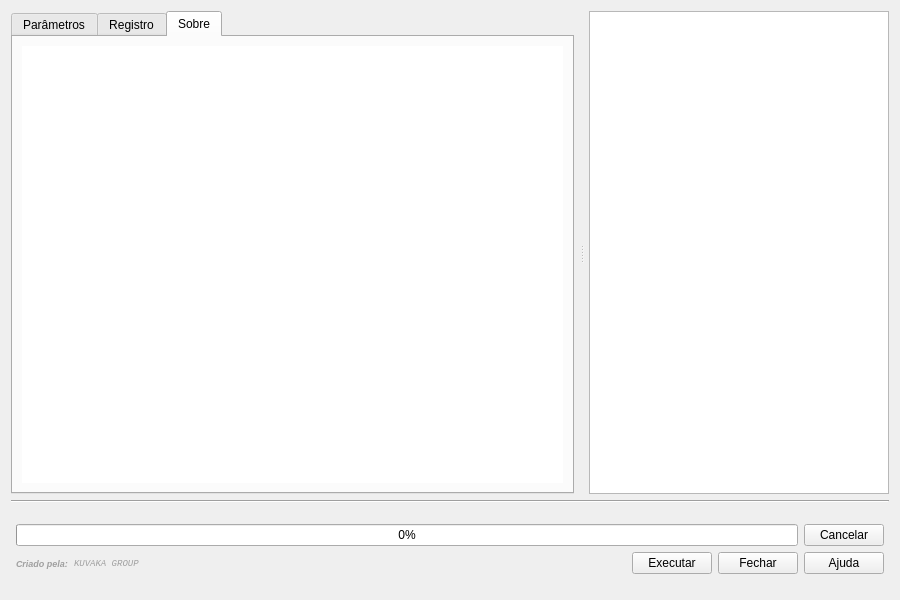
<?xml version="1.0" encoding="UTF-8"?>
<ui version="4.0">
 <class>apto_urbDialogBase</class>
 <widget class="QDialog" name="apto_urbDialogBase">
  <property name="geometry">
   <rect>
    <x>0</x>
    <y>0</y>
    <width>900</width>
    <height>600</height>
   </rect>
  </property>
  <property name="sizePolicy">
   <sizepolicy hsizetype="Preferred" vsizetype="Preferred">
    <horstretch>0</horstretch>
    <verstretch>0</verstretch>
   </sizepolicy>
  </property>
  <property name="windowTitle">
   <string>AptoUrb</string>
  </property>
  <layout class="QVBoxLayout" name="verticalLayout">
   <item>
    <widget class="QgsCollapsibleSplitter" name="splitter">
     <property name="mouseTracking">
      <bool>false</bool>
     </property>
     <property name="tabletTracking">
      <bool>false</bool>
     </property>
     <property name="lineWidth">
      <number>1</number>
     </property>
     <property name="midLineWidth">
      <number>0</number>
     </property>
     <property name="orientation">
      <enum>Qt::Horizontal</enum>
     </property>
     <property name="handleWidth">
      <number>15</number>
     </property>
     <widget class="QTabWidget" name="tabWidget">
      <property name="enabled">
       <bool>true</bool>
      </property>
      <property name="sizePolicy">
       <sizepolicy hsizetype="Expanding" vsizetype="Expanding">
        <horstretch>0</horstretch>
        <verstretch>0</verstretch>
       </sizepolicy>
      </property>
      <property name="maximumSize">
       <size>
        <width>16777215</width>
        <height>16777215</height>
       </size>
      </property>
      <property name="autoFillBackground">
       <bool>false</bool>
      </property>
      <property name="currentIndex">
       <number>2</number>
      </property>
      <widget class="QWidget" name="tabParam">
       <property name="enabled">
        <bool>true</bool>
       </property>
       <attribute name="title">
        <string>Parâmetros</string>
       </attribute>
       <layout class="QVBoxLayout" name="verticalLayout_10">
        <property name="spacing">
         <number>6</number>
        </property>
        <property name="leftMargin">
         <number>0</number>
        </property>
        <property name="topMargin">
         <number>0</number>
        </property>
        <property name="rightMargin">
         <number>0</number>
        </property>
        <property name="bottomMargin">
         <number>0</number>
        </property>
        <item>
         <widget class="QScrollArea" name="scrollArea">
          <property name="enabled">
           <bool>true</bool>
          </property>
          <property name="styleSheet">
           <string notr="true"/>
          </property>
          <property name="frameShape">
           <enum>QFrame::NoFrame</enum>
          </property>
          <property name="frameShadow">
           <enum>QFrame::Plain</enum>
          </property>
          <property name="lineWidth">
           <number>1</number>
          </property>
          <property name="midLineWidth">
           <number>0</number>
          </property>
          <property name="sizeAdjustPolicy">
           <enum>QAbstractScrollArea::AdjustIgnored</enum>
          </property>
          <property name="widgetResizable">
           <bool>true</bool>
          </property>
          <widget class="QWidget" name="scrollAreaWidgetContents">
           <property name="enabled">
            <bool>true</bool>
           </property>
           <property name="geometry">
            <rect>
             <x>0</x>
             <y>0</y>
             <width>544</width>
             <height>450</height>
            </rect>
           </property>
           <layout class="QVBoxLayout" name="verticalLayout_11">
            <property name="spacing">
             <number>6</number>
            </property>
            <property name="leftMargin">
             <number>0</number>
            </property>
            <property name="topMargin">
             <number>2</number>
            </property>
            <property name="rightMargin">
             <number>0</number>
            </property>
            <property name="bottomMargin">
             <number>0</number>
            </property>
            <item>
             <widget class="QGroupBox" name="groupBox">
              <property name="font">
               <font>
                <pointsize>-1</pointsize>
                <weight>75</weight>
                <bold>true</bold>
                <kerning>true</kerning>
               </font>
              </property>
              <property name="styleSheet">
               <string notr="true">QGroupBox {
    font-weight: bold;
    font-size: 11px;
    color: #00007f;
}</string>
              </property>
              <property name="title">
               <string>1. DADOS DE ENTRADA</string>
              </property>
              <property name="flat">
               <bool>false</bool>
              </property>
              <property name="checkable">
               <bool>false</bool>
              </property>
              <layout class="QVBoxLayout" name="verticalLayout_7">
               <property name="leftMargin">
                <number>2</number>
               </property>
               <property name="topMargin">
                <number>2</number>
               </property>
               <property name="rightMargin">
                <number>2</number>
               </property>
               <property name="bottomMargin">
                <number>2</number>
               </property>
               <item>
                <widget class="QFrame" name="frameLI">
                 <layout class="QHBoxLayout" name="horizontalLayout_4">
                  <property name="spacing">
                   <number>2</number>
                  </property>
                  <property name="leftMargin">
                   <number>2</number>
                  </property>
                  <property name="topMargin">
                   <number>2</number>
                  </property>
                  <property name="rightMargin">
                   <number>2</number>
                  </property>
                  <property name="bottomMargin">
                   <number>2</number>
                  </property>
                  <item>
                   <widget class="QLabel" name="label_4">
                    <property name="sizePolicy">
                     <sizepolicy hsizetype="Maximum" vsizetype="Preferred">
                      <horstretch>0</horstretch>
                      <verstretch>0</verstretch>
                     </sizepolicy>
                    </property>
                    <property name="maximumSize">
                     <size>
                      <width>185</width>
                      <height>16777215</height>
                     </size>
                    </property>
                    <property name="text">
                     <string>Limite de interesse (Shapefile)</string>
                    </property>
                   </widget>
                  </item>
                  <item>
                   <widget class="QgsMapLayerComboBox" name="comboBoxSHP">
                    <property name="sizePolicy">
                     <sizepolicy hsizetype="Preferred" vsizetype="Fixed">
                      <horstretch>0</horstretch>
                      <verstretch>0</verstretch>
                     </sizepolicy>
                    </property>
                   </widget>
                  </item>
                 </layout>
                </widget>
               </item>
               <item>
                <widget class="QFrame" name="frameMDE">
                 <property name="frameShape">
                  <enum>QFrame::StyledPanel</enum>
                 </property>
                 <property name="frameShadow">
                  <enum>QFrame::Sunken</enum>
                 </property>
                 <layout class="QVBoxLayout" name="verticalLayout_4">
                  <property name="spacing">
                   <number>2</number>
                  </property>
                  <property name="leftMargin">
                   <number>2</number>
                  </property>
                  <property name="topMargin">
                   <number>2</number>
                  </property>
                  <property name="rightMargin">
                   <number>2</number>
                  </property>
                  <property name="bottomMargin">
                   <number>2</number>
                  </property>
                  <item>
                   <layout class="QHBoxLayout" name="horizontalLayout_3">
                    <item>
                     <widget class="QLabel" name="label_3">
                      <property name="sizePolicy">
                       <sizepolicy hsizetype="Preferred" vsizetype="Preferred">
                        <horstretch>0</horstretch>
                        <verstretch>0</verstretch>
                       </sizepolicy>
                      </property>
                      <property name="text">
                       <string>Modelo Digital de Elevação MDE</string>
                      </property>
                     </widget>
                    </item>
                    <item>
                     <widget class="QgsMapLayerComboBox" name="comboBoxMDE">
                      <property name="sizePolicy">
                       <sizepolicy hsizetype="Expanding" vsizetype="Fixed">
                        <horstretch>0</horstretch>
                        <verstretch>0</verstretch>
                       </sizepolicy>
                      </property>
                     </widget>
                    </item>
                   </layout>
                  </item>
                  <item>
                   <widget class="QCheckBox" name="checkBoxInternetMDE">
                    <property name="text">
                     <string>Usar dado da internet [Opcional]</string>
                    </property>
                   </widget>
                  </item>
                 </layout>
                </widget>
               </item>
               <item>
                <widget class="QFrame" name="frameLC">
                 <property name="frameShape">
                  <enum>QFrame::StyledPanel</enum>
                 </property>
                 <property name="frameShadow">
                  <enum>QFrame::Sunken</enum>
                 </property>
                 <layout class="QVBoxLayout" name="verticalLayout_5">
                  <property name="spacing">
                   <number>2</number>
                  </property>
                  <property name="leftMargin">
                   <number>2</number>
                  </property>
                  <property name="topMargin">
                   <number>2</number>
                  </property>
                  <property name="rightMargin">
                   <number>2</number>
                  </property>
                  <property name="bottomMargin">
                   <number>2</number>
                  </property>
                  <item>
                   <layout class="QHBoxLayout" name="horizontalLayout_5">
                    <item>
                     <widget class="QLabel" name="label_5">
                      <property name="sizePolicy">
                       <sizepolicy hsizetype="Preferred" vsizetype="Preferred">
                        <horstretch>0</horstretch>
                        <verstretch>0</verstretch>
                       </sizepolicy>
                      </property>
                      <property name="text">
                       <string>Uso e Cobertura de Terra (Raster)</string>
                      </property>
                     </widget>
                    </item>
                    <item>
                     <widget class="QgsMapLayerComboBox" name="comboBoxLC">
                      <property name="sizePolicy">
                       <sizepolicy hsizetype="Expanding" vsizetype="Fixed">
                        <horstretch>0</horstretch>
                        <verstretch>0</verstretch>
                       </sizepolicy>
                      </property>
                     </widget>
                    </item>
                   </layout>
                  </item>
                  <item>
                   <layout class="QHBoxLayout" name="horizontalLayout_8">
                    <item>
                     <widget class="QCheckBox" name="checkBoxInternetLC">
                      <property name="text">
                       <string>Baixar esta variavel (ESRI LandCover - 10 m) [Opcional]</string>
                      </property>
                     </widget>
                    </item>
                    <item>
                     <spacer name="horizontalSpacer_2">
                      <property name="orientation">
                       <enum>Qt::Horizontal</enum>
                      </property>
                      <property name="sizeHint" stdset="0">
                       <size>
                        <width>40</width>
                        <height>20</height>
                       </size>
                      </property>
                     </spacer>
                    </item>
                    <item>
                     <widget class="QPushButton" name="pushButtonLCINFO">
                      <property name="focusPolicy">
                       <enum>Qt::TabFocus</enum>
                      </property>
                      <property name="text">
                       <string> Detalhes</string>
                      </property>
                      <property name="icon">
                       <iconset>
                        <normaloff>icons/info_ico.png</normaloff>icons/info_ico.png</iconset>
                      </property>
                      <property name="iconSize">
                       <size>
                        <width>16</width>
                        <height>16</height>
                       </size>
                      </property>
                     </widget>
                    </item>
                   </layout>
                  </item>
                  <item>
                   <widget class="QFrame" name="frameDWLC">
                    <property name="enabled">
                     <bool>true</bool>
                    </property>
                    <property name="frameShape">
                     <enum>QFrame::NoFrame</enum>
                    </property>
                    <property name="frameShadow">
                     <enum>QFrame::Plain</enum>
                    </property>
                    <layout class="QVBoxLayout" name="verticalLayout_14">
                     <property name="leftMargin">
                      <number>1</number>
                     </property>
                     <property name="topMargin">
                      <number>1</number>
                     </property>
                     <property name="rightMargin">
                      <number>1</number>
                     </property>
                     <property name="bottomMargin">
                      <number>1</number>
                     </property>
                     <item>
                      <layout class="QVBoxLayout" name="verticalLayout_13">
                       <item>
                        <layout class="QHBoxLayout" name="horizontalLayout_9">
                         <item>
                          <widget class="QLabel" name="label_6">
                           <property name="text">
                            <string>Ano</string>
                           </property>
                          </widget>
                         </item>
                         <item>
                          <widget class="QDateEdit" name="dateEditYear">
                           <property name="minimumDateTime">
                            <datetime>
                             <hour>0</hour>
                             <minute>0</minute>
                             <second>0</second>
                             <year>2018</year>
                             <month>9</month>
                             <day>14</day>
                            </datetime>
                           </property>
                           <property name="displayFormat">
                            <string>yyyy</string>
                           </property>
                          </widget>
                         </item>
                         <item>
                          <widget class="QLineEdit" name="lineEditSaveLC">
                           <property name="placeholderText">
                            <string>[Guardar em arquivo temporário]</string>
                           </property>
                          </widget>
                         </item>
                         <item>
                          <widget class="QToolButton" name="toolButtonLC">
                           <property name="text">
                            <string>...</string>
                           </property>
                          </widget>
                         </item>
                        </layout>
                       </item>
                       <item>
                        <layout class="QHBoxLayout" name="horizontalLayout_7">
                         <item>
                          <widget class="QProgressBar" name="progressBarDWLC">
                           <property name="value">
                            <number>0</number>
                           </property>
                          </widget>
                         </item>
                         <item>
                          <widget class="QPushButton" name="pushButtonDWLC">
                           <property name="focusPolicy">
                            <enum>Qt::TabFocus</enum>
                           </property>
                           <property name="text">
                            <string>Baixar</string>
                           </property>
                          </widget>
                         </item>
                        </layout>
                       </item>
                      </layout>
                     </item>
                    </layout>
                   </widget>
                  </item>
                 </layout>
                </widget>
               </item>
              </layout>
             </widget>
            </item>
            <item>
             <widget class="QGroupBox" name="groupBox_2">
              <property name="font">
               <font>
                <family>MS Shell Dlg 2</family>
                <pointsize>-1</pointsize>
                <weight>75</weight>
                <bold>true</bold>
                <kerning>true</kerning>
               </font>
              </property>
              <property name="styleSheet">
               <string notr="true">QGroupBox {
    font-weight: bold;
    font-size: 11px;
    color: #00007f;
}</string>
              </property>
              <property name="title">
               <string>2. PESOS (Atribuição de Peso do Uso e Cobertura do Solo)</string>
              </property>
              <layout class="QVBoxLayout" name="verticalLayout_6">
               <property name="leftMargin">
                <number>2</number>
               </property>
               <property name="topMargin">
                <number>2</number>
               </property>
               <property name="rightMargin">
                <number>2</number>
               </property>
               <property name="bottomMargin">
                <number>2</number>
               </property>
               <item>
                <widget class="QTableWidget" name="tableWidgetLC">
                 <property name="sizePolicy">
                  <sizepolicy hsizetype="Expanding" vsizetype="Expanding">
                   <horstretch>0</horstretch>
                   <verstretch>0</verstretch>
                  </sizepolicy>
                 </property>
                 <property name="minimumSize">
                  <size>
                   <width>0</width>
                   <height>200</height>
                  </size>
                 </property>
                 <property name="font">
                  <font>
                   <family>MS Shell Dlg 2</family>
                   <pointsize>8</pointsize>
                  </font>
                 </property>
                 <property name="focusPolicy">
                  <enum>Qt::StrongFocus</enum>
                 </property>
                 <column>
                  <property name="text">
                   <string>Classe</string>
                  </property>
                 </column>
                 <column>
                  <property name="text">
                   <string>Cor</string>
                  </property>
                 </column>
                 <column>
                  <property name="text">
                   <string>Nome</string>
                  </property>
                 </column>
                 <column>
                  <property name="text">
                   <string>Peso</string>
                  </property>
                 </column>
                </widget>
               </item>
              </layout>
             </widget>
            </item>
           </layout>
          </widget>
         </widget>
        </item>
        <item>
         <widget class="QGroupBox" name="groupBox_3">
          <property name="font">
           <font>
            <pointsize>-1</pointsize>
            <weight>75</weight>
            <bold>true</bold>
           </font>
          </property>
          <property name="styleSheet">
           <string notr="true">QGroupBox {
    font-weight: bold;
    font-size: 11px;
    color: #00007f;
}</string>
          </property>
          <property name="title">
           <string>3. SAÍDA</string>
          </property>
          <layout class="QVBoxLayout" name="verticalLayout_8">
           <property name="leftMargin">
            <number>2</number>
           </property>
           <property name="topMargin">
            <number>2</number>
           </property>
           <property name="rightMargin">
            <number>2</number>
           </property>
           <property name="bottomMargin">
            <number>5</number>
           </property>
           <item>
            <layout class="QVBoxLayout" name="verticalLayout_9">
             <item>
              <layout class="QHBoxLayout" name="horizontalLayout_6">
               <item>
                <widget class="QLabel" name="label_12">
                 <property name="text">
                  <string>Expansão Urbana</string>
                 </property>
                </widget>
               </item>
               <item>
                <widget class="QLineEdit" name="lineEditSave">
                 <property name="placeholderText">
                  <string>[Guardar em arquivo temporário]</string>
                 </property>
                </widget>
               </item>
               <item>
                <widget class="QToolButton" name="toolButtonSave">
                 <property name="text">
                  <string>...</string>
                 </property>
                </widget>
               </item>
              </layout>
             </item>
            </layout>
           </item>
          </layout>
         </widget>
        </item>
       </layout>
      </widget>
      <widget class="QWidget" name="tabLogs">
       <attribute name="title">
        <string>Registro</string>
       </attribute>
       <layout class="QVBoxLayout" name="verticalLayout_12">
        <property name="leftMargin">
         <number>0</number>
        </property>
        <property name="topMargin">
         <number>0</number>
        </property>
        <property name="rightMargin">
         <number>0</number>
        </property>
        <property name="bottomMargin">
         <number>0</number>
        </property>
        <item>
         <widget class="QTextBrowser" name="textBrowser">
          <property name="styleSheet">
           <string notr="true">QTextBrowser#textBrowser {
    font-size: 12px;
    color: #6f6f6f;
}</string>
          </property>
          <property name="frameShape">
           <enum>QFrame::NoFrame</enum>
          </property>
          <property name="frameShadow">
           <enum>QFrame::Plain</enum>
          </property>
         </widget>
        </item>
       </layout>
      </widget>
      <widget class="QWidget" name="tab">
       <attribute name="title">
        <string>Sobre</string>
       </attribute>
       <layout class="QVBoxLayout" name="verticalLayout_15">
        <item>
         <widget class="QTextBrowser" name="textBrowserAbout">
          <property name="frameShape">
           <enum>QFrame::NoFrame</enum>
          </property>
          <property name="frameShadow">
           <enum>QFrame::Plain</enum>
          </property>
         </widget>
        </item>
       </layout>
      </widget>
     </widget>
     <widget class="QTextBrowser" name="textBrowserInfo">
      <property name="enabled">
       <bool>true</bool>
      </property>
      <property name="sizePolicy">
       <sizepolicy hsizetype="Maximum" vsizetype="Preferred">
        <horstretch>0</horstretch>
        <verstretch>0</verstretch>
       </sizepolicy>
      </property>
      <property name="maximumSize">
       <size>
        <width>300</width>
        <height>16777215</height>
       </size>
      </property>
      <property name="styleSheet">
       <string notr="true">QTextBrowser#textBrowserInfo {
    font-size: 12px;
    color: #00007f;
}</string>
      </property>
     </widget>
    </widget>
   </item>
   <item>
    <widget class="Line" name="line">
     <property name="orientation">
      <enum>Qt::Horizontal</enum>
     </property>
    </widget>
   </item>
   <item>
    <widget class="QFrame" name="frame">
     <property name="sizePolicy">
      <sizepolicy hsizetype="Preferred" vsizetype="Preferred">
       <horstretch>0</horstretch>
       <verstretch>0</verstretch>
      </sizepolicy>
     </property>
     <property name="minimumSize">
      <size>
       <width>0</width>
       <height>0</height>
      </size>
     </property>
     <property name="maximumSize">
      <size>
       <width>16777215</width>
       <height>80</height>
      </size>
     </property>
     <property name="styleSheet">
      <string notr="true"/>
     </property>
     <property name="frameShape">
      <enum>QFrame::NoFrame</enum>
     </property>
     <property name="frameShadow">
      <enum>QFrame::Plain</enum>
     </property>
     <layout class="QVBoxLayout" name="verticalLayout_3">
      <property name="leftMargin">
       <number>5</number>
      </property>
      <property name="topMargin">
       <number>5</number>
      </property>
      <property name="rightMargin">
       <number>5</number>
      </property>
      <property name="bottomMargin">
       <number>5</number>
      </property>
      <item>
       <layout class="QVBoxLayout" name="verticalLayout_2">
        <item>
         <layout class="QHBoxLayout" name="horizontalLayout_2">
          <item>
           <widget class="QProgressBar" name="progressBar">
            <property name="value">
             <number>0</number>
            </property>
           </widget>
          </item>
          <item>
           <widget class="QPushButton" name="pushButtonCancel">
            <property name="text">
             <string>Cancelar</string>
            </property>
           </widget>
          </item>
         </layout>
        </item>
        <item>
         <layout class="QHBoxLayout" name="horizontalLayout">
          <item>
           <widget class="QLabel" name="label">
            <property name="font">
             <font>
              <family>Arial</family>
              <pointsize>7</pointsize>
              <weight>75</weight>
              <italic>true</italic>
              <bold>true</bold>
             </font>
            </property>
            <property name="styleSheet">
             <string notr="true">color: #a0a0a0;</string>
            </property>
            <property name="text">
             <string>Criado pela:</string>
            </property>
           </widget>
          </item>
          <item>
           <widget class="QLabel" name="label_2">
            <property name="font">
             <font>
              <family>Consolas</family>
              <pointsize>7</pointsize>
              <italic>true</italic>
             </font>
            </property>
            <property name="styleSheet">
             <string notr="true">color: #a0a0a0;</string>
            </property>
            <property name="text">
             <string>KUVAKA GROUP</string>
            </property>
           </widget>
          </item>
          <item>
           <spacer name="horizontalSpacer">
            <property name="orientation">
             <enum>Qt::Horizontal</enum>
            </property>
            <property name="sizeHint" stdset="0">
             <size>
              <width>68</width>
              <height>20</height>
             </size>
            </property>
           </spacer>
          </item>
          <item>
           <widget class="QPushButton" name="pushButtonExe">
            <property name="text">
             <string>Executar</string>
            </property>
           </widget>
          </item>
          <item>
           <widget class="QPushButton" name="pushButtonClose">
            <property name="text">
             <string>Fechar</string>
            </property>
           </widget>
          </item>
          <item>
           <widget class="QPushButton" name="pushButtonHelp">
            <property name="text">
             <string>Ajuda</string>
            </property>
           </widget>
          </item>
         </layout>
        </item>
       </layout>
      </item>
     </layout>
    </widget>
   </item>
  </layout>
 </widget>
 <customwidgets>
  <customwidget>
   <class>QgsMapLayerComboBox</class>
   <extends>QComboBox</extends>
   <header>qgsmaplayercombobox.h</header>
  </customwidget>
  <customwidget>
   <class>QgsCollapsibleSplitter</class>
   <extends>QSplitter</extends>
   <header>apto_urb.interface.splitter_settings</header>
   <container>1</container>
  </customwidget>
 </customwidgets>
 <resources/>
 <connections/>
</ui>
